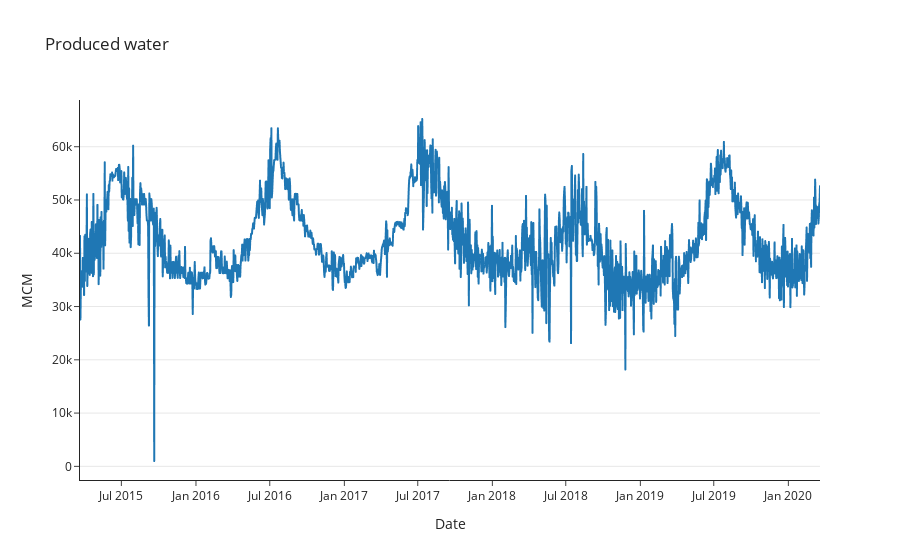

Here is the notebook cell this chart was saved with:
### Markdown cell above
Visualize target

### Code cell
fig = px.line(data_frame=df_2,
              x=df_2.index,
              y='Produced water',
              template='simple_white',
              title="Produced water",
)

fig.update_yaxes(dict(showgrid=True))
fig.update_yaxes(dict(title='MCM'))
fig

### Figure 1 — Plotly figure (JSON) as saved in the notebook; plotly's stock layout.template omitted (floating-point values rounded to 4 significant figures; data arrays with more than 128 entries replaced by an {"elided": "..."} marker saying what was removed)
{"data": [{"hovertemplate": "Date=%{x}<br>Produced water=%{y}<extra></extra>", "legendgroup": "", "line": {"color": "#1F77B4", "dash": "solid"}, "marker": {"symbol": "circle"}, "mode": "lines", "name": "", "showlegend": false, "type": "scattergl", "x": {"elided": "1826 str values"}, "xaxis": "x", "y": {"elided": "1826 int values"}, "yaxis": "y"}], "layout": {"legend": {"tracegroupgap": 0}, "title": {"text": "Produced water"}, "xaxis": {"anchor": "y", "domain": [0, 1], "title": {"text": "Date"}}, "yaxis": {"anchor": "x", "domain": [0, 1], "showgrid": true, "title": {"text": "MCM"}}}}
